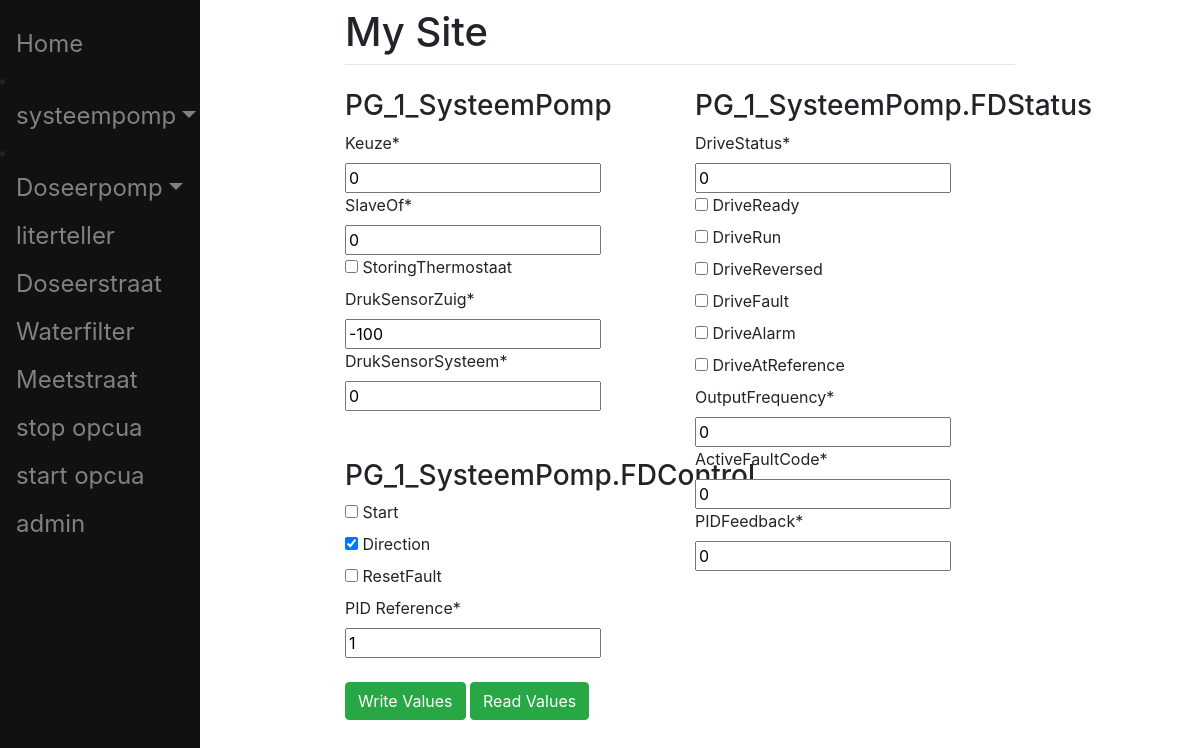
The app's page /Systeempomp/149/ with its own data.
### main/models.py (models this page shows, shortened)
class SysteemPomp(models.Model):
    pg = models.ForeignKey(PG, on_delete=models.CASCADE)
    handlername = models.CharField(max_length=200)
    name = models.CharField(max_length=200)
    nodeid = models.CharField(max_length=200, default='SOME STRING')
    Keuze = models.CharField(max_length=200)
    SlaveOf = models.CharField(max_length=200)
    StoringThermostaat = models.BooleanField(default = False)
    DrukSensorZuig = models.CharField(max_length=200)
    DrukSensorSysteem = models.CharField(max_length=200)

class FDControl(models.Model):
    pg = models.ForeignKey(PG, on_delete=models.CASCADE)
    handlername = models.CharField(max_length=200)
    name = models.CharField(max_length=200)
    nodeid = models.CharField(max_length=200, default='SOME STRING')
    Start = models.BooleanField(max_length=200)
    Direction = models.BooleanField(max_length=200)
    ResetFault = models.BooleanField(max_length=200)
    PID_Reference = models.CharField(max_length=200)

class FDStatus(models.Model):
    pg = models.ForeignKey(PG, on_delete=models.CASCADE)
    handlername = models.CharField(max_length=200)
    name = models.CharField(max_length=200)
    nodeid = models.CharField(max_length=200, default='SOME STRING')
    DriveStatus = models.CharField(max_length=200)
    DriveReady = models.BooleanField(max_length=200)
    DriveRun = models.BooleanField(max_length=200)
    DriveReversed = models.BooleanField(max_length=200)
    DriveFault = models.BooleanField(max_length=200)
    DriveAlarm = models.BooleanField(max_length=200)
    DriveAtReference = models.BooleanField(max_length=200)
    OutputFrequency = models.CharField(max_length=200)
    ActiveFaultCode = models.CharField(max_length=200)
    PIDFeedback = models.CharField(max_length=200)

### main/views.py (the view)
# urls.py: path("Systeempomp/<int:id>/",views.systeempomp_view, name="SysteemPomp"),
def systeempomp_view(request, id = None):
    obj = SysteemPomp.objects.get(id=id)
    if request.method == 'POST':
        if request.POST.get('WriteValues'):
            form = SysteempompForm(request.POST, instance=obj)
            if form.is_valid():
                form.save()
                write_value_Systeempomp(obj)
            return render(request,"main/Systeempomp_template.html",get_systeempomp_data(id))
        if request.POST.get('GetValues'):
            return render(request,'main/Systeempomp_template.html',get_systeempomp_data(id))
    else:
        return render(request,'main/Systeempomp_template.html',get_systeempomp_data(id))

### main/forms.py
class SysteempompForm(forms.ModelForm):
    class Meta:
        model = SysteemPomp
        exclude = ('pg','name','nodeid','handlername')

class FDStatusForm(forms.ModelForm):
    class Meta:
        model = FDStatus
        exclude = ('pg','name','nodeid','handlername')

### main/views.py (called while the page is built)
def get_systeempomp_data(id):
    obj = SysteemPomp.objects.get(id=id)
    form = SysteempompForm(instance=obj)
    FDSname = obj.name+'.FDStatus'
    FDSobj = FDStatus.objects.get(name=FDSname)
    fdstatusform = FDStatusForm(instance=FDSobj)
    FDCname = obj.name+'.FDControl'
    FDCobj = FDControl.objects.get(name=FDCname)
    fdcontrolform = FDControlForm(instance=FDCobj)
    return {'form':form,'form2':fdstatusform,'form3':fdcontrolform,'obj':obj,'FDCobj':FDCobj,'FDSobj':FDSobj}

### main/templates/main/Systeempomp_template.html (shortened to what this page needs)
{% extends "main/Base.html" %}
{% load crispy_forms_tags %}
{% block content %}
<form method="post" action= "#">
    <div class="row">
        <div class="col-6">
            <h3> {{obj.name}} </h3>
            {{ form|crispy }}
            <br>
            <br>
            <h3>{{FDCobj.name}}</h3>
            {{ form3|crispy }}
        </div>
        <div class="col-6">
            <h3>{{FDSobj.name}}</h3>
            {{ form2|crispy }}
        </div>
    </div>
    <br>
    <button type="submit" , name="WriteValues" , value="WriteValues", class="btn btn-success">Write Values</button>
    <button type="submit" , name="GetValues" , value="GetValues", class="btn btn-success">Read Values</button>
</form>
{% endblock %}

### records on screen
SysteemPomp: name "PG_1_SysteemPomp", Keuze "0", SlaveOf "0", DrukSensorZuig "-100", DrukSensorSysteem "0"
FDControl: name "PG_1_SysteemPomp.FDControl", Direction "☑", PID_Reference "1"
FDStatus: name "PG_1_SysteemPomp.FDStatus", DriveStatus "0", OutputFrequency "0", ActiveFaultCode "0", PIDFeedback "0"
